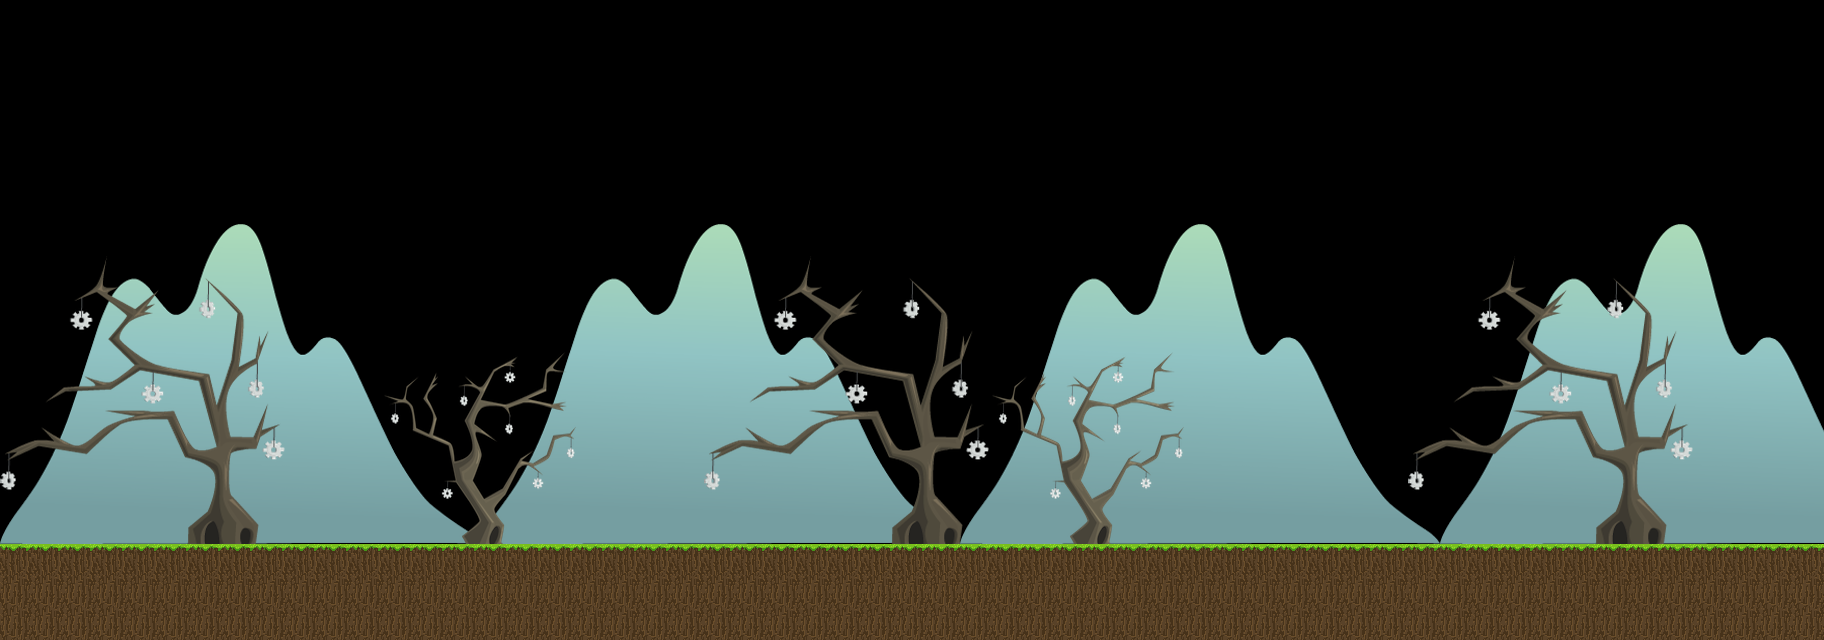

The image is a tile-based game level rendered from a .tmx file. Its description and source (layers, tilesets, objects; grid data summarised) follow:
An orthogonal 57x20 tile map with 32x32 px tiles, 3 tile layers (Ground, Background, Trees), 4 tilesets and 4 objects.

<map version="1.0" orientation="orthogonal" renderorder="right-down" width="57" height="20" tilewidth="32" tileheight="32">
 <tileset firstgid="1" name="bck_hill_9" tilewidth="32" tileheight="32">
  <image source="bck_hill_9.png" width="480" height="320" />
 </tileset>
 <tileset firstgid="151" name="cl2_gearTree_01" tilewidth="32" tileheight="32">
  <image source="cl2_gearTree_01.png" width="288" height="320" />
 </tileset>
 <tileset firstgid="241" name="rev0718_cl2_gearTree_02" tilewidth="32" tileheight="32">
  <image source="rev0718_cl2_gearTree_02.png" width="192" height="224" />
 </tileset>
 <tileset firstgid="283" name="Tiles_32x32" tilewidth="32" tileheight="32">
  <image source="Tiles_32x32.png" width="256" height="256" />
 </tileset>
 <layer name="Ground" width="57" height="20">
  <data>[1140 cells, 171 non-empty, 2 distinct tile ids]</data>
 </layer>
 <layer name="Background" width="57" height="20">
  <data>[1140 cells, 570 non-empty, 150 distinct tile ids]</data>
 </layer>
 <layer name="Trees" width="57" height="20">
  <data>[1140 cells, 315 non-empty, 117 distinct tile ids]</data>
 </layer>
 <objectgroup name="Face">
  <object gid="346" x="736" y="320" />
 </objectgroup>
 <objectgroup name="Records">
  <object gid="345" x="64" y="448" />
  <object gid="345" x="128" y="448" />
  <object gid="345" x="224" y="448" />
 </objectgroup>
</map>
